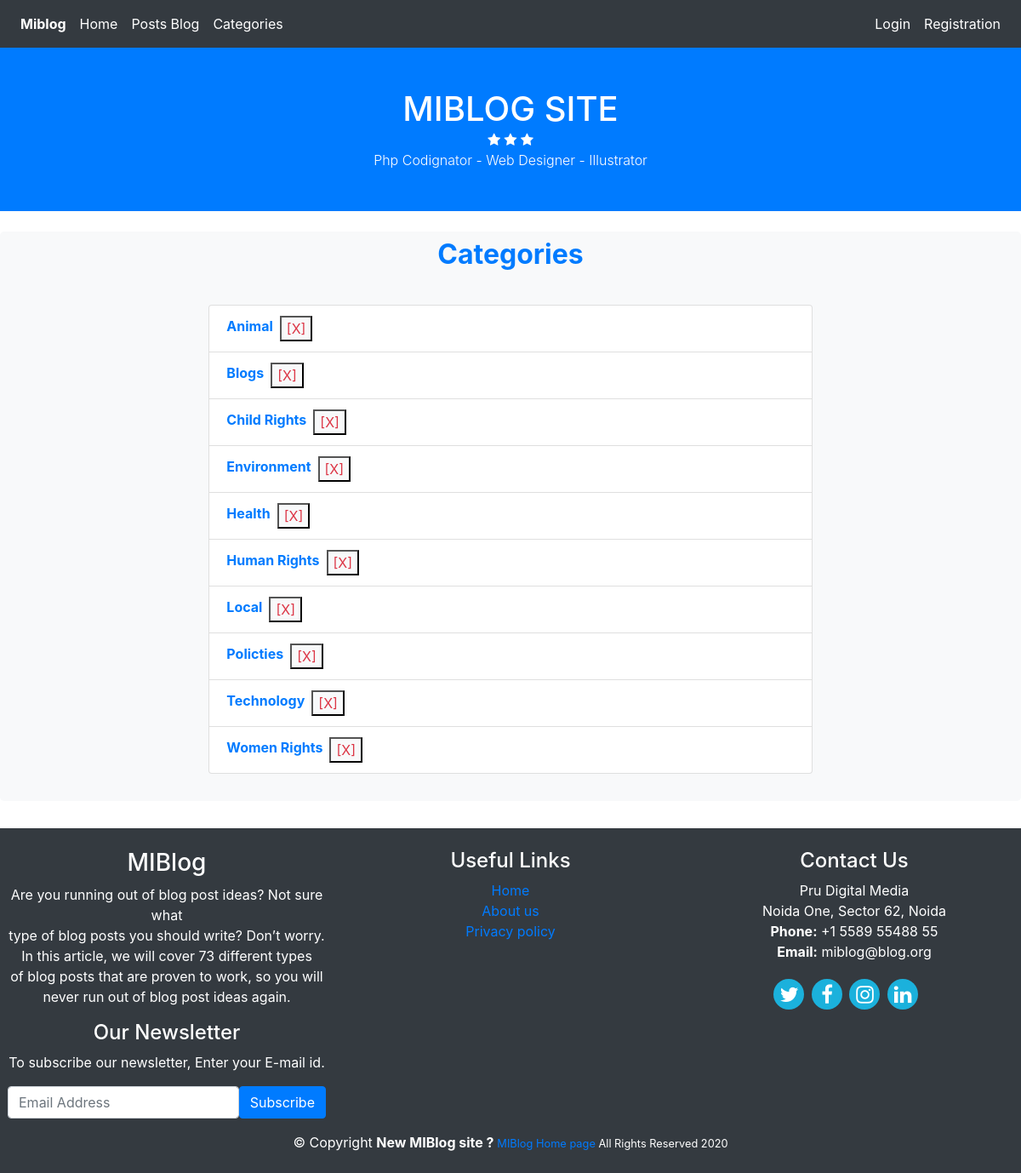
The page /index.php/categories on the database as committed earlier.
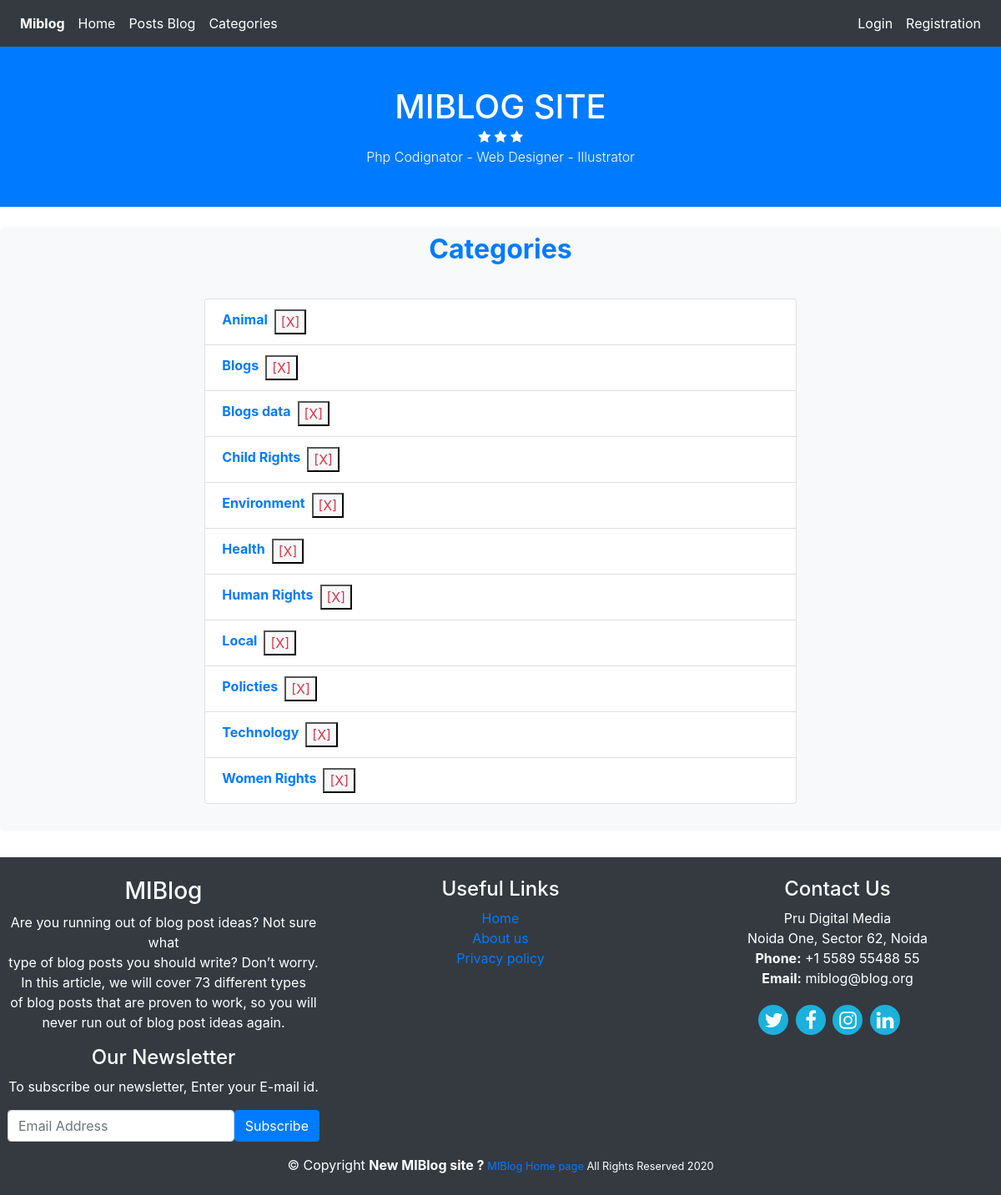
The same page on the database as committed later.
### tables this page shows
CREATE TABLE `categories` (
  `category_id` int(11) NOT NULL,
  `category_name` varchar(255) NOT NULL,
  `created_at` timestamp NOT NULL DEFAULT current_timestamp()
);

### application/controllers/Categories.php (called while the page is built, shortened)
<?php
	class Categories extends CI_Controller{
		public function index(){
			$data['title'] = 'Categories';
			$data['categories'] = $this->Category_model->get_categories();
			$this->load->view('templates/header');
			$this->load->view('categories/index' , $data);
			$this->load->view('templates/footer');
		}
	}

### index.php (called while the page is built, shortened)
<?php
require_once BASEPATH.'core/CodeIgniter.php';

### application/models/Category_model.php (called while the page is built, shortened)
<?php
	class Category_model extends CI_Model{
		public function get_categories(){
			$this->db->order_by('category_name');
			$query = $this->db->get('categories');
			return $query->result_array();
		}
	}

### application/views/categories/index.php (the view)
<section class="jumbotron py-2 bg-light">
   <h2 class="text-center pb-2 text-primary font-weight-bold"><?php echo $title; ?></h2>
   <div class="container col-md-8 p-4 text-dark font-weight-bold">
		<ul class="list-group">
			<?php foreach($categories as $category) : ?>
				<li class="list-group-item d-flex">
					<a class="mr-2" href="<?php echo base_url(); ?>categories/posts/<?php echo $category['category_id'];?>">
						<?php echo $category['category_name']; ?>
					</a>
					<?php if($this->session->userdata('user_id') == $category['user_id']): ?>
						<form action="categories/delete/<?php echo $category['category_id']; ?>" method="POST">
							<input type="submit" class="btn-link text-danger bg-light" value="[X]" title="Delete category">
						</form>
					<?php endif; ?>
				</li>
			<?php endforeach; ?>
		</ul>
	</div>
</section>

Rows that differ between the two databases and show on the page:
added categories: category_name "Blogs data"
